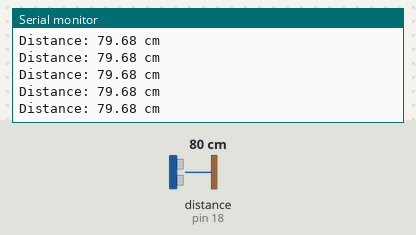
Simulated run of this sketch. Board: Arduino Uno, built with avr-gcc and run on an emulated ATmega328P. On the bench: the last lines printed to the serial monitor. Wiring (inferred from the names in the program): ultrasonic range finder: trigger pin 5; echo pin 18. The test bench sets the inputs (shaded band); at power-on: distance to the obstacle (sensor on pin 18) 80 cm. The echo pulse lasts 58.3 µs per cm.

Above: at 1.2 s.
1.3 s: distance to the obstacle (sensor on pin 18) set to 299 cm
At 1.62 s:
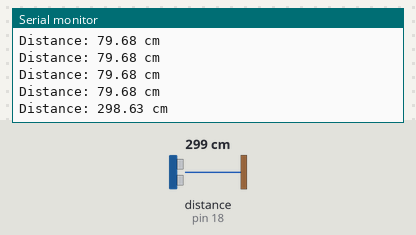
4.3 s: distance to the obstacle (sensor on pin 18) set to 2 cm
At 4.46 s:
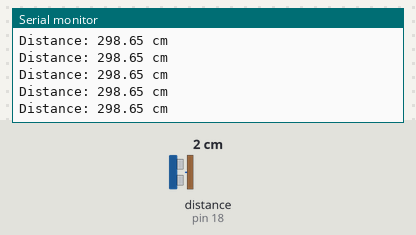
Timing chart, 0 to 7.3 s (numbered marks = the images above; inputs shaded):
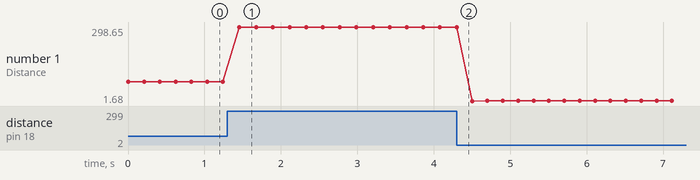

Measured:
- after the input at 1.3 s, the serial monitor: prints a new line after 0.16 s (image 1)
- plotted number 1: 79.68 → 298.65 after the input at 1.3 s, 298.65 → 1.7 after the input at 4.3 s

The sketch:

distance.ino
```cpp
const int trigPin = 5;
const int echoPin = 18;

void setup() {
  Serial.begin(115200);
  pinMode(trigPin, OUTPUT);
  pinMode(echoPin, INPUT);
}

void loop() {
  // Send trigger pulse
  digitalWrite(trigPin, LOW);
  delayMicroseconds(2);
  digitalWrite(trigPin, HIGH);
  delayMicroseconds(10);
  digitalWrite(trigPin, LOW);

  // Measure echo pulse
  long duration = pulseIn(echoPin, HIGH);

  // Calculate distance
  float distance = duration * 0.0343 / 2;

  Serial.print("Distance: ");
  Serial.print(distance);
  Serial.println(" cm");

  delay(200);
}
```
